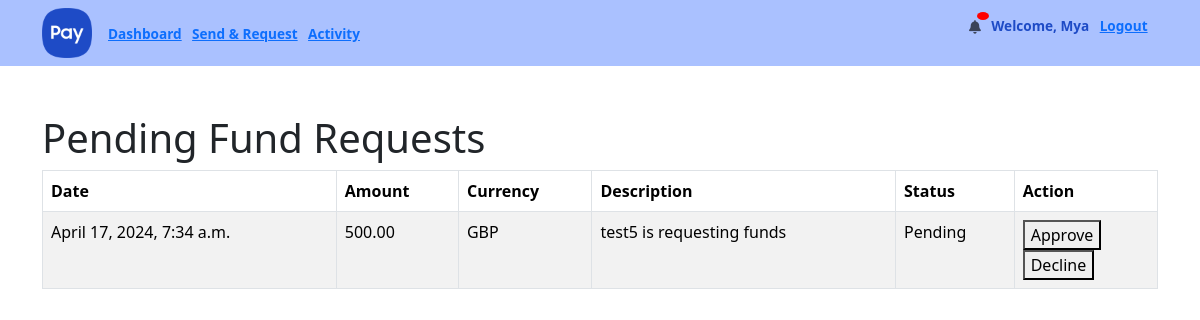
Before: /webapps2024/transactions/fund_request_list/ (signed in) with the older database file.
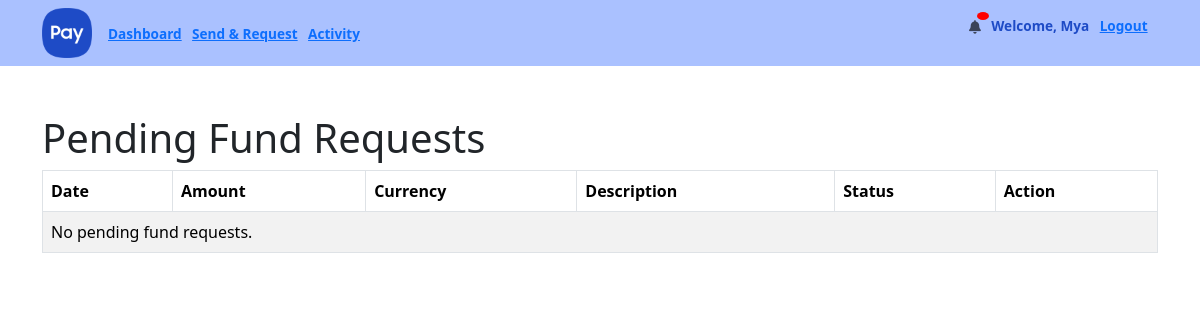
After: the same page with the newer database file.
### transactions/models.py (models this page shows, shortened)
class FundRequest(models.Model):
    STATUS_CHOICES = [
        ('PENDING', 'Pending'),
        ('APPROVED', 'Approved'),
        ('DECLINED', 'Declined'),
    ]
    fund_requester = models.ForeignKey(User, on_delete=models.CASCADE, related_name='fund_requests', null=False)
    fund_sender = models.ForeignKey(User, on_delete=models.CASCADE, related_name='sent_fund_requests')
    amount = models.DecimalField(max_digits=12, decimal_places=2)
    description = models.CharField(max_length=500)
    currency = models.CharField(max_length=3, default='GBP')
    approved = models.BooleanField(default=False)
    created_at = models.DateTimeField(auto_now_add=False)
    approved_at = models.DateTimeField(auto_now_add=False)
    status = models.CharField(max_length=20, choices=STATUS_CHOICES, default='PENDING')

### transactions/views.py (the view)
# urls.py: path('fund_request_list/', views.fund_request_list, name='fund_request_list'),
def fund_request_list(request):
    pending_requests = FundRequest.objects.filter(fund_sender=request.user, status='PENDING')
    return render(request, 'transactions/fund_request_list.html', {'pending_requests': pending_requests})

### templates/transactions/fund_request_list.html (shortened to what this page needs)
{% extends 'main/base.html' %}
{% block content %}
    <h1>Pending Fund Requests</h1>
    <table class="table table-bordered table-striped table-hover table-grey">
        <thead>
        <tr>
            <th>Date</th>
            <th>Amount</th>
            <th>Currency</th>
            <th>Description</th>
            <th>Status</th>
            <th>Action</th>
        </tr>
        </thead>
        <tbody>
        {% for request in pending_requests %}
            <tr>
                <td>{{ request.created_at }}</td>
                <td>{{ request.amount }}</td>
                <td>{{ request.currency }}</td>
                <td>{{ request.fund_requester.username }} is requesting funds</td>
                <td>{{ request.get_status_display }}</td>
                <td>
                    <form method="POST" action="{% url 'fund_request_action' request.pk %}">
                        <button type="submit">Approve</button>
                    </form>
                    <form method="POST" action="{% url 'fund_request_action' request.pk %}">
                        <button type="submit">Decline</button>
                    </form>
                </td>
            </tr>
        {% empty %}
            <tr>
                <td colspan="6">No pending fund requests.</td>
            </tr>
        {% endfor %}
        </tbody>
    </table>
{% endblock %}

Changed rows visible on the page:
no longer on this page (row edited): FundRequest: created_at "April 17, 2024, 7:34 a.m.", amount "500.00", currency "GBP", fund_requester.username "test5", status "Pending"
Other visible differences:
text now shown: "No pending fund requests."
